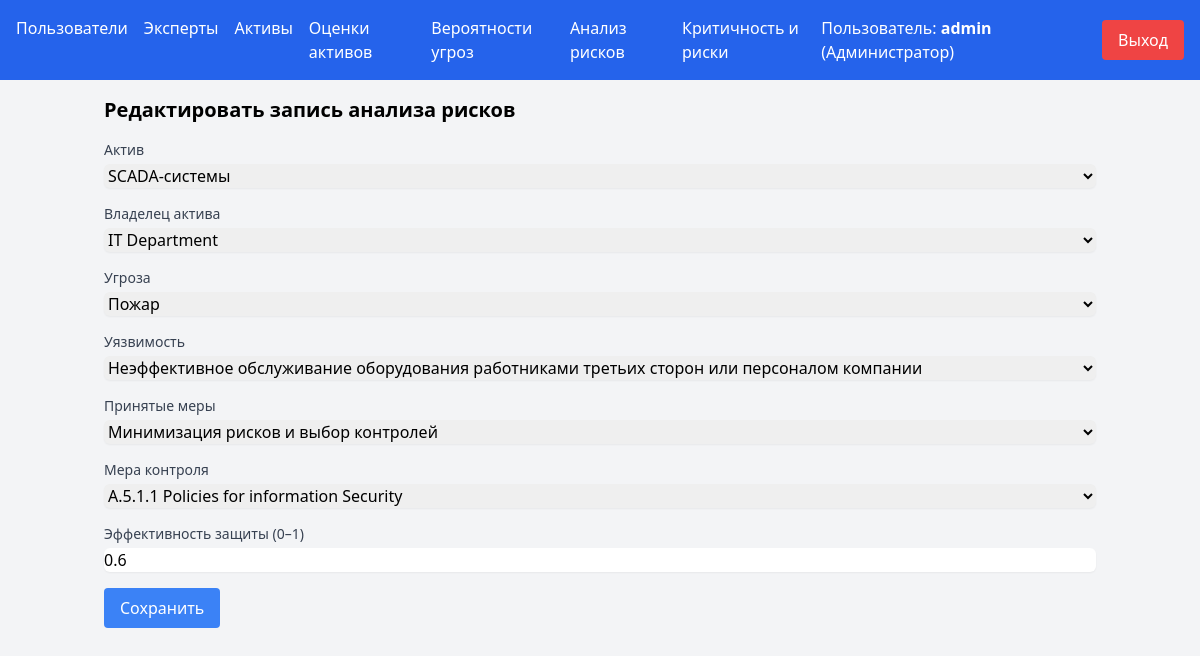
Screenshot of /risk_analysis/edit/1 (signed in) with the database file from the repository.
### tables this page shows
CREATE TABLE risk_analysis (
                id INTEGER PRIMARY KEY AUTOINCREMENT,
                asset_id INTEGER,
                asset_owner_id INTEGER,
                threat_id INTEGER,
                vulnerability_id INTEGER,
                taken_measure_id INTEGER,
                control_measure_id INTEGER,
                control_effectiveness REAL,
                FOREIGN KEY (asset_id) REFERENCES assets(id),
                FOREIGN KEY (asset_owner_id) REFERENCES asset_owners(id),
                FOREIGN KEY (threat_id) REFERENCES threats(id),
                FOREIGN KEY (vulnerability_id) REFERENCES vulnerabilities(id),
                FOREIGN KEY (taken_measure_id) REFERENCES taken_measures(id),
                FOREIGN KEY (control_measure_id) REFERENCES control_measures(id)
            );

CREATE TABLE assets (
                id INTEGER PRIMARY KEY AUTOINCREMENT,
                name TEXT NOT NULL UNIQUE,
                life_health REAL,
                economy REAL,
                ecology REAL,
                dependency REAL,
                social REAL,
                international REAL,
                threat_probability REAL
            );

CREATE TABLE asset_owners (
                id INTEGER PRIMARY KEY AUTOINCREMENT,
                name TEXT NOT NULL UNIQUE
            );

CREATE TABLE threats (
                id INTEGER PRIMARY KEY AUTOINCREMENT,
                name TEXT NOT NULL UNIQUE
            );

CREATE TABLE vulnerabilities (
                id INTEGER PRIMARY KEY AUTOINCREMENT,
                name TEXT NOT NULL UNIQUE,
                category TEXT NOT NULL
            );

CREATE TABLE taken_measures (
                id INTEGER PRIMARY KEY AUTOINCREMENT,
                name TEXT NOT NULL UNIQUE
            );

CREATE TABLE control_measures (
                id INTEGER PRIMARY KEY AUTOINCREMENT,
                name TEXT NOT NULL UNIQUE
            );

### app.py (the view, shortened to what this page needs)
@app.route('/risk_analysis/edit/<int:id>', methods=['GET', 'POST'])
@admin_required
def edit_risk_analysis(id):
    with sqlite3.connect('risk_assessment.db') as conn:
        cursor = conn.cursor()
        cursor.execute('''
            SELECT id, asset_id, asset_owner_id, threat_id, vulnerability_id, taken_measure_id, control_measure_id, control_effectiveness
            FROM risk_analysis WHERE id = ?
        ''', (id,))
        risk_analysis = cursor.fetchone()
        cursor.execute('SELECT id, name FROM assets')
        assets = cursor.fetchall()
        cursor.execute('SELECT id, name FROM asset_owners')
        asset_owners = cursor.fetchall()
        cursor.execute('SELECT id, name FROM threats')
        threats = cursor.fetchall()
        cursor.execute('SELECT id, name, category FROM vulnerabilities ORDER BY category, name')
        vulnerabilities = cursor.fetchall()
        cursor.execute('SELECT id, name FROM taken_measures')
        taken_measures = cursor.fetchall()
        cursor.execute('SELECT id, name FROM control_measures')
        control_measures = cursor.fetchall()
        if not risk_analysis:
            flash('Запись анализа рисков не найдена!')
            return redirect(url_for('list_risk_analysis'))
    return render_template('edit_risk_analysis.html', risk_analysis=risk_analysis, assets=assets, asset_owners=asset_owners, threats=threats, vulnerabilities=vulnerabilities, taken_measures=taken_measures, control_measures=control_measures)

### app.py (called while the page is built)
def admin_required(f):
    @wraps(f)
    def decorated_function(*args, **kwargs):
        if 'user_id' not in session:
            flash('Пожалуйста, войдите в систему для доступа к этой странице.')
            return redirect(url_for('login'))
        if session.get('role') != 'admin':
            flash('Доступ запрещён. Требуются права администратора.')
            return redirect(url_for('index'))
        return f(*args, **kwargs)
    return decorated_function

### templates/edit_risk_analysis.html (shortened to what this page needs)
{% extends "index.html" %}
{% block content %}
    <h2 class="text-xl font-semibold mb-4">Редактировать запись анализа рисков</h2>
    <form method="POST" action="{{ url_for('edit_risk_analysis', id=risk_analysis[0]) }}">
        <div class="mb-4">
            <label for="asset_id" class="block text-sm font-medium text-gray-700">Актив</label>
            <select name="asset_id" id="asset_id" class="mt-1 block w-full border-gray-300 rounded-md shadow-sm" required>
                {% for asset in assets %}
                    <option value="{{ asset[0] }}" {% if asset[0] == risk_analysis[1] %}selected{% endif %}>{{ asset[1] }}</option>
                {% endfor %}
            </select>
        </div>
        <div class="mb-4">
            <label for="asset_owner_id" class="block text-sm font-medium text-gray-700">Владелец актива</label>
            <select name="asset_owner_id" id="asset_owner_id" class="mt-1 block w-full border-gray-300 rounded-md shadow-sm" required>
                {% for owner in asset_owners %}
                    <option value="{{ owner[0] }}" {% if owner[0] == risk_analysis[2] %}selected{% endif %}>{{ owner[1] }}</option>
                {% endfor %}
            </select>
        </div>
        <div class="mb-4">
            <label for="threat_id" class="block text-sm font-medium text-gray-700">Угроза</label>
            <select name="threat_id" id="threat_id" class="mt-1 block w-full border-gray-300 rounded-md shadow-sm" required>
                {% for threat in threats %}
                    <option value="{{ threat[0] }}" {% if threat[0] == risk_analysis[3] %}selected{% endif %}>{{ threat[1] }}</option>
                {% endfor %}
            </select>
        </div>
        <div class="mb-4">
            <label for="vulnerability_id" class="block text-sm font-medium text-gray-700">Уязвимость</label>
            <select name="vulnerability_id" id="vulnerability_id" class="mt-1 block w-full border-gray-300 rounded-md shadow-sm" required>
                {% set current_category = '' %}
                {% for vulnerability in vulnerabilities %}
                    {% if vulnerability[2] != current_category %}
                        <optgroup label="{{ vulnerability[2] }}">
                        {% set current_category = vulnerability[2] %}
                    {% endif %}
                    <option value="{{ vulnerability[0] }}" {% if vulnerability[0] == risk_analysis[4] %}selected{% endif %}>{{ vulnerability[1] }}</option>
                {% endfor %}
            </select>
        </div>
        <div class="mb-4">
            <label for="taken_measure_id" class="block text-sm font-medium text-gray-700">Принятые меры</label>
            <select name="taken_measure_id" id="taken_measure_id" class="mt-1 block w-full border-gray-300 rounded-md shadow-sm" required>
                {% for measure in taken_measures %}
                    <option value="{{ measure[0] }}" {% if measure[0] == risk_analysis[5] %}selected{% endif %}>{{ measure[1] }}</option>
                {% endfor %}
            </select>
        </div>
        <div class="mb-4" id="control_measure_div" style="display: {% if risk_analysis[5] %} {% if taken_measures|selectattr('0', 'equalto', risk_analysis[5])|map(attribute='1')|first == 'Минимизация рисков и выбор контролей' %}block{% else %}none{% endif %} {% else %}none{% endif %};">
            <label for="control_measure_id" class="block text-sm font-medium text-gray-700">Мера контроля</label>
            <select name="control_measure_id" id="control_measure_id" class="mt-1 block w-full border-gray-300 rounded-md shadow-sm">
                {% for control in control_measures %}
                    <option value="{{ control[0] }}" {% if control[0] == risk_analysis[6] %}selected{% endif %}>{{ control[1] }}</option>
                {% endfor %}
            </select>
        </div>
        <div class="mb-4">
            <label for="control_effectiveness" class="block text-sm font-medium text-gray-700">Эффективность защиты (0–1)</label>
            <input type="number" name="control_effectiveness" id="control_effectiveness" step="0.01" min="0" max="1" value="{{ risk_analysis[7] | default('') }}" class="mt-1 block w-full border-gray-300 rounded-md shadow-sm" placeholder="0–1">
        </div>
        <button type="submit" class="bg-blue-500 text-white px-4 py-2 rounded">Сохранить</button>
    </form>
{% endblock %}

### rows the page displays
risk_analysis: asset_id "SCADA-системы", asset_owner_id "IT Department", threat_id "Пожар", vulnerability_id "Неэффективное обслуживание оборудования работниками третьих сторон или персоналом компании", taken_measure_id "Минимизация рисков и выбор контролей", control_measure_id "A.5.1.1 Policies for information Security", control_effectiveness "0.6"

### other values shown
{{ session.get('username') }} "admin"
{{ 'Администратор' if session.get('role') == 'admin' else 'Эксперт' }} "Администратор"
